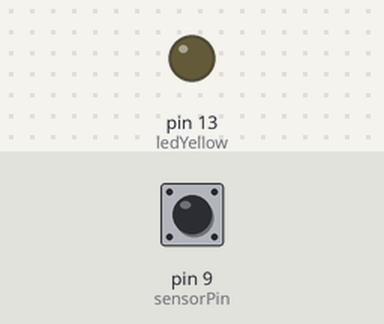
Recording of a sketch running on a simulated Arduino Uno, built for the host (arithmetic inside an expression is 32-bit, double 64-bit). On the bench: output pins drawn as LEDs (lit = HIGH). Inputs (shaded band) come from the test bench; at power-on: pin 9 (sensorPin) LOW. WiFi joins after 1.5 s; servers stay silent unless stated.

Above: at 3.0 s.
3.1 s: pin 9 (sensorPin) pulsed HIGH 2 times (0.12 s each, 0.3 s apart)
At 3.9 s:
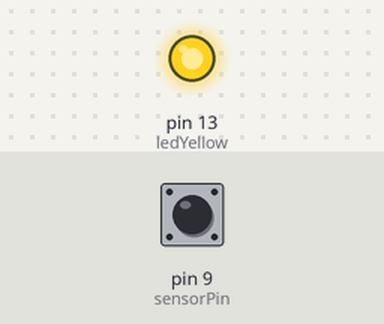
Timing chart, 0 to 6.1 s (numbered marks = the images above; inputs shaded):
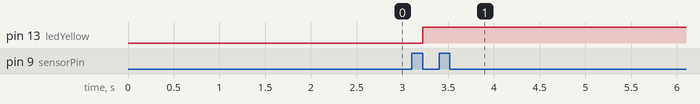

Measured:
- after the input at 3.1 s, pin 13 (ledYellow): LOW → HIGH after 0.12 s

The sketch:

Blynk_with_Vibration_Sensor.ino
```cpp
#define BLYNK_PRINT DebugSerial

#include <SoftwareSerial.h>
SoftwareSerial DebugSerial(2, 3);

#include <BlynkSimpleStream.h>
BlynkTimer timer;
#include <SimpleTimer.h>

//SimpleTimer timer;

char auth[] = "2qsKRZPCv9g1IRia-D2jLdf-7Jta-rTc";  // You will get this on your email used to sign up on Blynk
                                                   // this key is required to keep your project safe so that others can not access it.

const int sensorPin = 9;  // the DO pin of the SW420 would be this pin
const int LEDPin = V0;   // pin number in Blynk and in this code need to be the same
const int terminalPin = V1;
const int gaugePin = V2;
const int ledYellow = 13; // this is the physical led you want that to light up when the vibration is higher than usual

String dataString = "";

WidgetLED led1(LEDPin); // the LED is under the Widget class on Blynk Library this is why we need to create a instance of
                        // widget library to use the LED

void setup() {
  pinMode(sensorPin, INPUT);
  pinMode(ledYellow, OUTPUT);
  DebugSerial.begin(9600);
  Serial.begin(9600);
  Blynk.begin(Serial, auth);
  timer.setInterval(100,readSensor);    //we are using arduino timer. It calls readSensor() dunction on every 100 mili sec interval.
                                        // which means the arduino reads the vibration sensor 10 times within a second.
}                                       // if you change it to 1000 then you will get data every 1 sec interval

void loop() {
  Blynk.run();
  timer.run();         // we need to use timer when we want to multitask. we have to read sensor and execute Blynk.run() at a time
                       // this is why we are using arduino internal timer
}

void readSensor(){
  long sensorValue = pulseIn(sensorPin,HIGH)/80;  //Change the divission factor according to your output
  //Serial.println(sensorValue);              // If you want bigger output then decrease the division factor
  dataString += "Sensor Reading :" + (String)sensorValue +"\n";
  Blynk.virtualWrite(gaugePin, sensorValue);     // this line writes sensor value to the gauge meter
  Blynk.virtualWrite(terminalPin, dataString);   // this line writes the data to the terminal on the app

  if(sensorValue > 900){          // Change the value 900 according to your need
    led1.on();        // this line turns the virtual led on the app on when unnatural/higher movement detected
    digitalWrite(ledYellow, HIGH);  // the physical yellow led lights up
    delay(1000);
    Blynk.notify("Alert!! High Movement Detected"); // this line shows the popup message when higher movement detected
    delay(1000);
  }
  else if(sensorValue < 100) {
    led1.on();
    Blynk.notify("Alert!! Low Movement Detected");
    }

  else{
    digitalWrite(ledYellow, LOW);       // if movement is natural it gets turned off
    led1.off();  // if there is no unnatural/higher movement then the LED on the app goes down
  }
  dataString = "";
  //Serial.println(sensorValue);
 }
```
